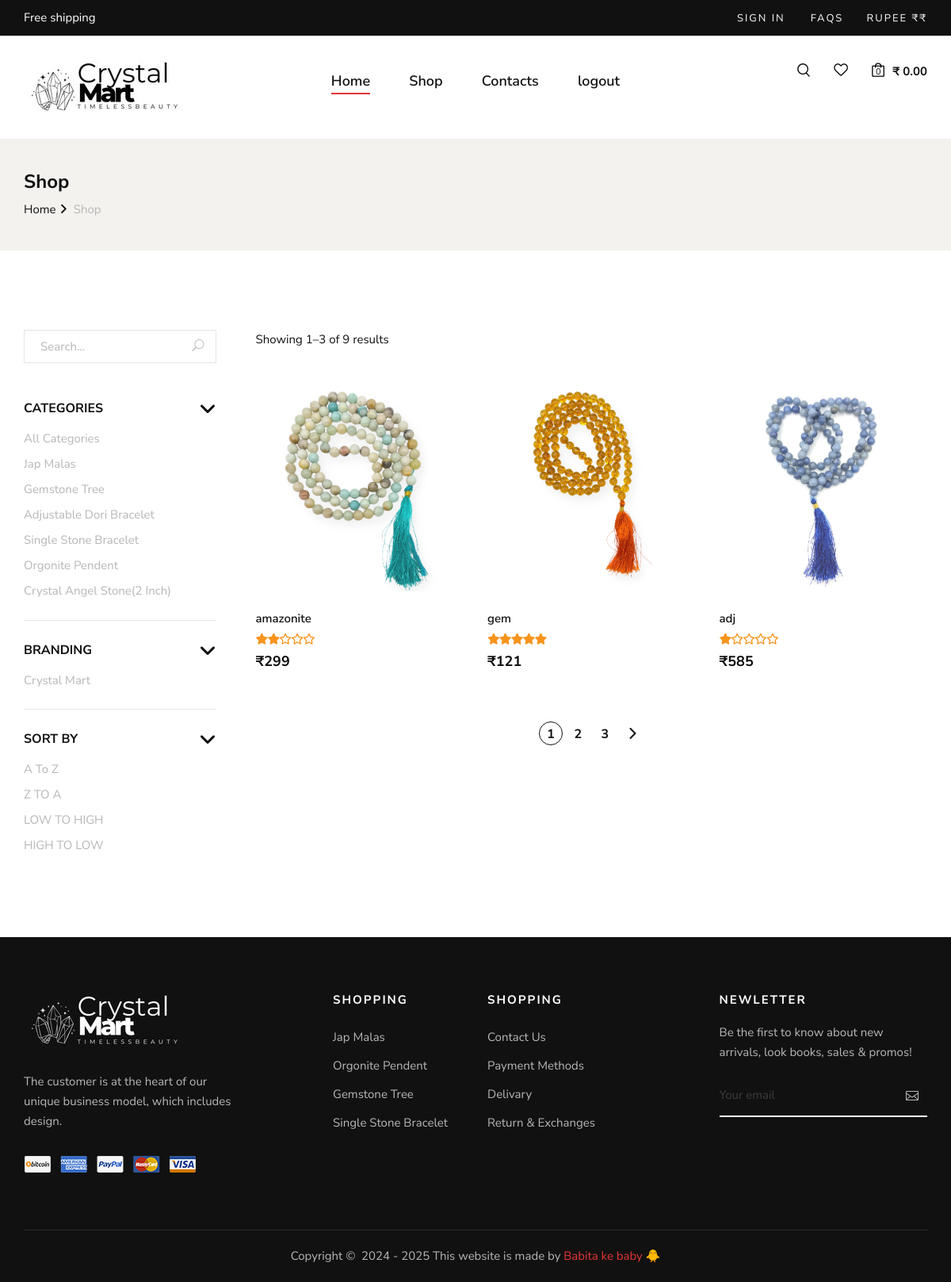
/shop (signed in), run on the app's committed database.
### myapp/models.py (models this page shows, shortened)
class main_category(models.Model):
    name=models.CharField(max_length=50)

class branding(models.Model):
    name=models.CharField(max_length=50)

class product(models.Model):
    main_category = models.ForeignKey(main_category, on_delete=models.CASCADE, blank=True, null=True)
    branding_id = models.ForeignKey(branding, on_delete=models.CASCADE, blank=True, null=True)
    name = models.CharField(max_length=50)
    price = models.IntegerField()
    description = models.TextField(blank=True, null=True)
    img = models.ImageField(upload_to="image", blank=True, null=True)
    img1 = models.ImageField(upload_to="image", blank=True, null=True)
    img2 = models.ImageField(upload_to="image", blank=True, null=True)
    img3 = models.ImageField(upload_to="image", blank=True, null=True)
    rate = models.IntegerField(blank=True, null=True)

### myapp/views.py (the view)
# urls.py: path('shop', views.shop, name='shop'),
def shop(request):
    pid=product.objects.all()
    mid=main_category.objects.all()
    bid=branding.objects.all()
    fid=prize.objects.all()
    cid=color.objects.all()
    sid=size.objects.all()
    uid=user.objects.get(email=request.session['email'])
    show1=wishlist.objects.filter(user_id=uid)
    wl1=[]
    for i in show1:
        wl1.append(i.product_id.id)
    print(wl1)
    f_id=request.GET.get("f_id")
    print(f_id)
    s_id=request.GET.get("s_id")
    print(s_id)
    b_id=request.GET.get("b_id")
    print(b_id)
    m_id=request.GET.get("m_id")
    print(m_id)
    c_id=request.GET.get("color_id")
    print(c_id)
    sb_id=request.GET.get("sb_id")
    print(sb_id)
    if m_id:
        pid=product.objects.filter(main_category=m_id)
    elif b_id:
        pid=product.objects.filter(branding_id=b_id)
    elif f_id:
        pid=product.objects.filter(prize_id=f_id)
    elif c_id:
        pid=product.objects.filter(color_id=c_id)
    elif s_id:
        pid=product.objects.filter(size_id=s_id)
    elif sb_id == "ATOZ":
        pid=product.objects.order_by("name")
    elif sb_id == "ZTOA":
        pid=product.objects.order_by("-name")
    elif sb_id == "LTOH":
        pid=product.objects.order_by("price")
    elif sb_id == "HTOL":
        pid=product.objects.order_by("-price")
    else:
        pid=product.objects.all()
    paginator=Paginator(pid,3)
    page_number=request.GET.get("page")
    pid=paginator.get_page(page_number)
    contaxt={
        "pid":pid,
        "mid":mid,
        "bid":bid,
        "fid":fid,
        "cid":cid,
        "sid":sid,
        "wl1":wl1,
    }
    return render(request,"shop.html",contaxt)

### myapp/templates/shop.html (shortened to what this page needs)
{% extends "index.html" %}
{% load static %}
{% block content %}
<link rel="stylesheet" href="https://cdn.jsdelivr.net/npm/bootstrap-icons/font/bootstrap-icons.css">
<section class="breadcrumb-option">
    <div class="container">
        <div class="row">
            <div class="col-lg-12">
                <div class="breadcrumb__text">
                    <h4>Shop</h4>
                    <div class="breadcrumb__links">
                        <a href="{% url 'index' %}">Home</a>
                        <span>Shop</span>
                    </div>
                </div>
            </div>
        </div>
    </div>
</section>
<section class="shop spad">
    <div class="container">
        <div class="row">
            <div class="col-lg-3">
                <div class="shop__sidebar">
                    <div class="shop__sidebar__search">
                        <form action="{% url 'search_fun' %}" method="get">
                            <input type="text" placeholder="Search..." name="search">
                            <button type="submit"><span class="icon_search"></span></button>
                        </form>
                    </div>
                    <div class="shop__sidebar__accordion">
                        <div class="accordion" id="accordionExample">
                            <div class="card">
                                <div class="card-heading">
                                    <a data-toggle="collapse" data-target="#collapseOne">Categories</a>
                                </div>
                                <div id="collapseOne" class="collapse show" data-parent="#accordionExample">
                                    <div class="card-body">
                                        <div class="shop__sidebar__categories">
                                            <ul class="nice-scroll">
                                                <li><a href="{% url 'shop' %}">All Categories</a></li>
                                                {% for category in mid %}
                                                    <li>
                                                        <a href="{% url 'shop' %}?m_id={{ category.id }}">
                                                            {{ category.name }}
                                                        </a>
                                                    </li>
                                                {% endfor %}
                                            </ul>
                                        </div>
                                    </div>
                                </div>
                            </div>
                            <div class="card">
                                <div class="card-heading">
                                    <a data-toggle="collapse" data-target="#collapseTwo">Branding</a>
                                </div>
                                <div id="collapseTwo" class="collapse show" data-parent="#accordionExample">
                                    <div class="card-body">
                                        <div class="shop__sidebar__brand">
                                            <ul>
                                                {% for brand in bid %}
                                                    <li>
                                                        <a href="{% url 'shop' %}?b_id={{ brand.id }}">
                                                            {{ brand.name }}
                                                        </a>
                                                    </li>
                                                {% endfor %}
                                            </ul>
                                        </div>
                                    </div>
                                </div>
                            </div>
                            <div class="card">
                                <div class="card-heading">
                                    <a data-toggle="collapse" data-target="#collapseThree">Sort by</a>
                                </div>
                                <div id="collapseThree" class="collapse show" data-parent="#accordionExample">
                                    <div class="card-body">
                                        <div class="shop__sidebar__price">
                                            <ul>
                                                <li><a href="{% url 'shop' %}?sb_id=ATOZ">A To Z</a></li>
                                                <li><a href="{% url 'shop' %}?sb_id=ZTOA">Z TO A</a></li>
                                                <li><a href="{% url 'shop' %}?sb_id=LTOH">LOW TO HIGH</a></li>
                                                <li><a href="{% url 'shop' %}?sb_id=HTOL">HIGH TO LOW</a></li>
                                            </ul>
                                        </div>
                                    </div>
                                </div>
                            </div>
                        </div>
                    </div>
                </div>
            </div>
            <div class="col-lg-9">
                <div class="shop__product__option">
                    <div class="row">
                        <div class="col-lg-6 col-md-6 col-sm-6">
                            <div class="shop__product__option__left">
                                <p>Showing {{ pid.start_index }}–{{ pid.end_index }} of {{ pid.paginator.count }} results</p>
                            </div>
                        </div>
                    </div>
                </div>
                <div class="row">
                    {% for product in pid %}
                        <div class="col-lg-4 col-md-6 col-sm-6">
                            <div class="product__item">
                                <div class="product__item__pic set-bg" data-setbg="{{ product.img.url }}">
                                    <a href="{% url 'shop_details' product.id %}">
                                        <img class="product__hover" src="{% static 'img/view.png' %}" alt="Preview">
                                    </a>
                                </div>
                                <div class="product__item__text">
                                    <h6>{{ product.name }}</h6>
                                    <div class="rating" style="color: #FFD700;">
                                        <i {% if product.rate < 1 %} class="fa fa-star-o" {% else %} class="fa fa-star" {% endif %}></i>
                                        <i {% if product.rate < 2 %} class="fa fa-star-o" {% else %} class="fa fa-star" {% endif %}></i>
                                        <i {% if product.rate < 3 %} class="fa fa-star-o" {% else %} class="fa fa-star" {% endif %}></i>
                                        <i {% if product.rate < 4 %} class="fa fa-star-o" {% else %} class="fa fa-star" {% endif %}></i>
                                        <i {% if product.rate < 5 %} class="fa fa-star-o" {% else %} class="fa fa-star" {% endif %}></i>
                                    </div>
                                    <h5>&#8377;{{ product.price }}</h5>
                                </div>
                            </div>
                        </div>
                    {% endfor %}
                </div>
                <div class="row">
                    <div class="col-lg-12">
                        <div class="product__pagination">
                            {% for page_num in pid.paginator.page_range %}
                                {% if page_num == pid.number %}
                                    <a class="active" href="?page={{ page_num }}{% if request.GET.m_id %}&m_id={{ request.GET.m_id }}{% endif %}{% if request.GET.b_id %}&b_id={{ request.GET.b_id }}{% endif %}">{{ page_num }}</a>
                                {% else %}
                                    <a href="?page={{ page_num }}{% if request.GET.m_id %}&m_id={{ request.GET.m_id }}{% endif %}{% if request.GET.b_id %}&b_id={{ request.GET.b_id }}{% endif %}">{{ page_num }}</a>
                                {% endif %}
                            {% endfor %}
                            {% if pid.has_next %}
                                <a href="?page={{ pid.next_page_number }}"><i class="fa-solid fa-chevron-right"></i></a>
                            {% endif %}
                        </div>
                    </div>
                </div>
            </div>
        </div>
    </div>
</section>
{% endblock %}

### data on the page
main_category: name "Jap Malas"
main_category: name "Gemstone Tree"
main_category: name "Adjustable Dori Bracelet"
main_category: name "Single Stone Bracelet"
main_category: name "Orgonite Pendent"
main_category: name "Crystal Angel Stone(2 Inch)"
branding: name "Crystal Mart"
product: shows a picture, name "amazonite", rate 2 (drawn), price "299"
product: shows a picture, name "gem", rate 5 (drawn), price "121"
product: shows a picture, name "adj", rate 1 (drawn), price "585"

### other printed values
{{ pid.start_index }} "1"
{{ pid.end_index }} "3"
{{ pid.paginator.count }} "9"
{{ page_num }} "1"
{{ page_num }} "2" "3"
